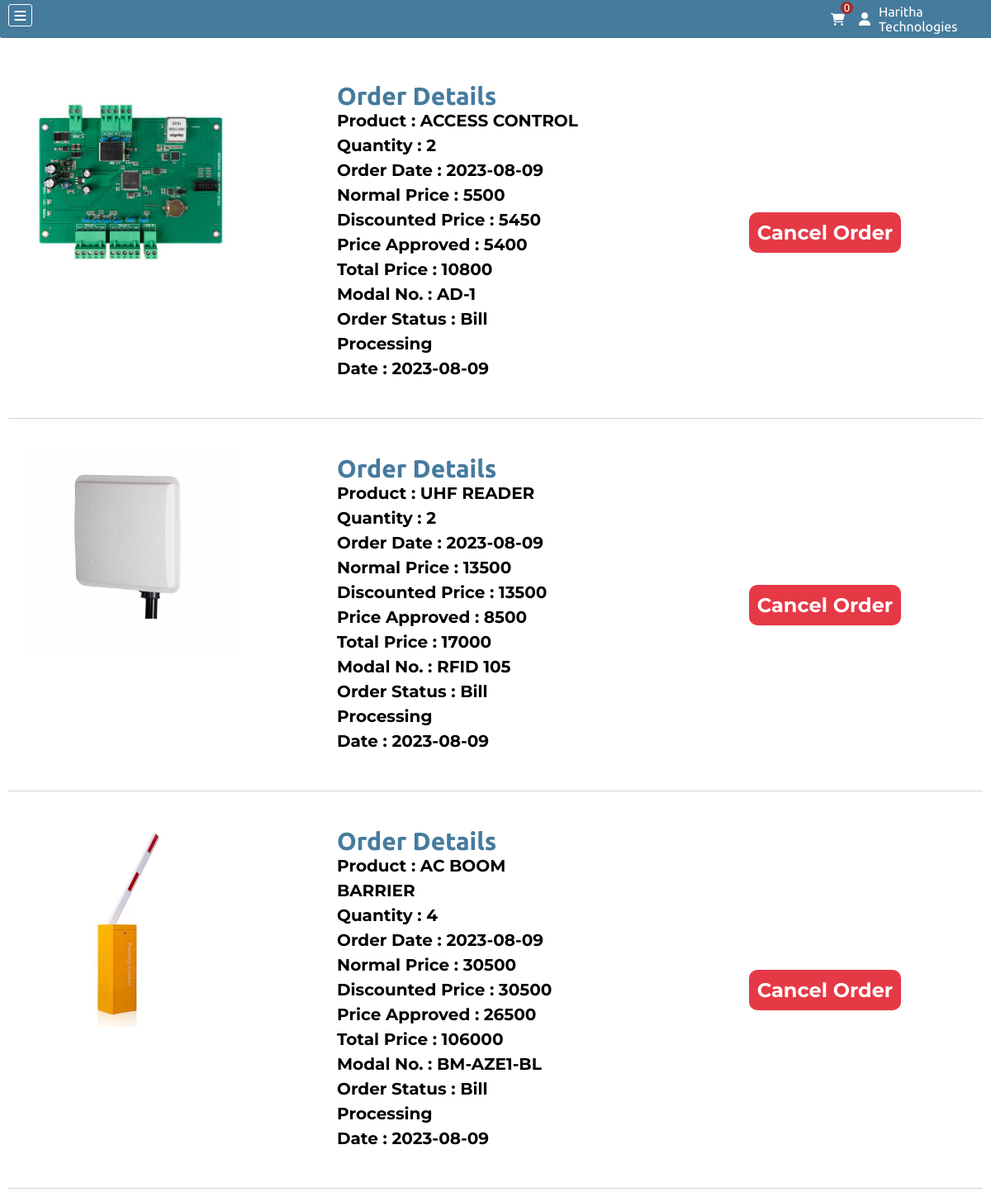
The page /myOrders.php (signed in) on the database its author committed.
### tables this page shows
CREATE TABLE `company` (
  `Company_Id` int(11) NOT NULL AUTO_INCREMENT,
  `userId` int(11) NOT NULL DEFAULT 0,
  `Admin_Type` int(11) NOT NULL DEFAULT 2,
  `Active_Status` int(11) NOT NULL DEFAULT 1,
  `Approvel` int(11) DEFAULT 0,
  `Company_Code` int(11) NOT NULL,
  `Company_Name` varchar(500) NOT NULL,
  `Company_Phone` varchar(100) NOT NULL DEFAULT '',
  `Company_Email` varchar(50) NOT NULL DEFAULT '',
  `Company_Address` varchar(500) NOT NULL,
  `Company_Username` varchar(500) NOT NULL,
  `Company_Password` varchar(100) NOT NULL,
  `Company_GST` varchar(25) DEFAULT '',
  `Company_PAN` varchar(15) DEFAULT '',
  `Company_TAN` varchar(15) DEFAULT '',
  `Company_Licence` varchar(15) DEFAULT '',
  `Company_Registration` varchar(25) DEFAULT '',
  PRIMARY KEY (`Company_Id`),
  UNIQUE KEY `Company_Username` (`Company_Username`)
);

CREATE TABLE `orders` (
  `Order_Id` int(11) NOT NULL AUTO_INCREMENT,
  `cart_no` varchar(500) NOT NULL DEFAULT '0',
  `Order_Date` varchar(100) NOT NULL,
  `Delivery_Date` varchar(100) DEFAULT '',
  `Order_Pieces` int(11) NOT NULL,
  `Sale_Price` varchar(10000) NOT NULL DEFAULT '',
  `Approved_Price` int(11) NOT NULL DEFAULT 0,
  `Approved` tinyint(1) NOT NULL DEFAULT 0,
  `Order_Status` int(11) NOT NULL DEFAULT 1,
  `Product_Id` int(11) NOT NULL,
  `Company_Id` int(11) NOT NULL,
  `Cancel_Reason` varchar(100) NOT NULL DEFAULT 'This Item is currently out of Stock',
  `Delievery_Mode` int(11) NOT NULL DEFAULT 0,
  `Docket_No` varchar(100) DEFAULT '',
  `Return_Status` int(11) NOT NULL DEFAULT 0,
  `Return_Pieces` int(11) NOT NULL DEFAULT 0,
  `Return_Approvel` int(11) NOT NULL DEFAULT 0,
  `Return_Reason` varchar(500) NOT NULL DEFAULT '',
  `Return_Date` varchar(50) NOT NULL DEFAULT '',
  PRIMARY KEY (`Order_Id`)
);

CREATE TABLE `product` (
  `Product_Id` int(11) NOT NULL AUTO_INCREMENT,
  `Product_Name` varchar(50) NOT NULL,
  `Product_Modal_No` varchar(100) NOT NULL,
  `Product_Img` varchar(100) NOT NULL,
  `Normal_Price` int(11) NOT NULL,
  `Discounted_Price` int(11) NOT NULL,
  `Quantity` int(11) NOT NULL,
  `Latest_Stock_Date` date NOT NULL DEFAULT current_timestamp(),
  `P_Category_Id` int(11) NOT NULL,
  PRIMARY KEY (`Product_Id`)
);

CREATE TABLE `orderstatus` (
  `Status_Id` int(11) NOT NULL AUTO_INCREMENT,
  `Status_Name` varchar(50) NOT NULL,
  PRIMARY KEY (`Status_Id`)
);

### myOrders.php (the view, shortened to what this page needs)
<?php include "conn.php" ?>
<?php include "./components/header.php" ?>
<section class="myOrdersPage">
    <div class="myOrdersContainer">
        <?php
        if(isset($_GET['orderNo'])){
            $orderNo= "and orders.`cart_no`=$_GET[orderNo]";
        }else{
            $orderNo="";
        }
        if(isset($_GET['twoDaysDate'])){
            $twoDaysDate=$_GET['twoDaysDate'];
            $osql="select * from orders join product on orders.`Product_Id`=product.`Product_Id` join orderstatus on orderstatus.`Status_Id`=orders.`Order_Status` join returnmode on returnmode.`Returnmode_Id`=orders.`Return_Status` where orders.`Company_Id`=$id and Orders.`Order_Date`>'$twoDaysDate' $orderNo order by `Order_Id` desc";
        }else{
            $osql="select * from orders join product on orders.`Product_Id`=product.`Product_Id` join orderstatus on orderstatus.`Status_Id`=orders.`Order_Status` join returnmode on returnmode.`Returnmode_Id`=orders.`Return_Status` where orders.`Company_Id`=$id $orderNo order by `Order_Id` desc";
        }
        $oresult=mysqli_query($conn,$osql);
        if(mysqli_num_rows($oresult)>0){
            while($orow=mysqli_fetch_assoc($oresult)){
        ?>
            <div class="Morder">
                <div class="myorder-box image" style="background-image:url('./uploadImages/<?php echo $orow['Product_Img'] ?>')">
                </div>
                <div class="myorder-box">
                    <h2>Order Details</h2>
                        <div><span>Product : </span><span><?php echo $orow['Product_Name'] ?></span></div>
                        <div><span>Quantity : </span><span><?php echo $orow['Order_Pieces'] ?></span></div>
                        <div><span>Order Date : </span><span><?php echo $orow['Order_Date'] ?></span></div>
                        <div><span>Normal Price : </span><span><?php echo $orow['Normal_Price'] ?></span></div>
                        <div><span>Discounted Price : </span><span><?php echo $orow['Discounted_Price'] ?></span></div>
                    <?php
                    if($orow['Approved']==1){
                    ?>
                        <div><span>Price Approved : </span><span><?php echo $orow['Approved_Price'] ?></span></div>
                        <div><span>Total Price : </span><span><?php echo $orow['Approved_Price']*$orow['Order_Pieces'] ?></span></div>
                    <?php
                    }
                    ?>
                        <div><span>Modal No. : </span><span><?php echo $orow['Product_Modal_No'] ?></span></div>
                        <div><span> Order Status : </span><span><?php echo $orow['Status_Name'] ?></span></div>
                        <div><span>Date : </span><span><?php echo $orow['Order_Date'] ?></span></div>
                    </div>
                    <div class="myorder-boxbtn">
                        <?php
                        if($orow['Order_Status']<4){
                        ?>
                            <a href="cancelReason.php?canoid=<?php echo $orow['Order_Id'] ?>">Cancel Order</a>
                        <?php
                        }
                        ?>
                    </div>
                </div>
        <?php
            }
        }else{
        ?>
        <h2 align="center">No Orders Yet</h2>
        <?php
        }
        ?>
    </div>
</section>
<?php include "./components/footer.php" ?>

### components/header.php (shortened to what this page needs)
<?php
include "conn.php";
?>
<!DOCTYPE html>
<html lang="en">
<head>
    <link rel="stylesheet" href="./style/dashboard.css">
    <link rel="stylesheet" href="./style/buyProduct.css">
    <link rel="stylesheet" href="./style/buyProductForm.css">
    <link rel="stylesheet" href="./style/header.css">
    <link rel="stylesheet" href="./style/profile.css">
    <link rel="stylesheet" href="./style/header.css">
    <link rel="stylesheet" href="./style/company.css">
    <link rel="stylesheet" href="./style/updateCompanyForm.css">
    <link rel="stylesheet" href="./style/branch.css">
    <link rel="stylesheet" href="./style/updateBranchForm.css">
    <link rel="stylesheet" href="./style/category.css">
    <link rel="stylesheet" href="./style/addCategoryForm.css">
    <link rel="stylesheet" href="./style/updateCategoryForm.css">
    <link rel="stylesheet" href="./style/product.css">
    <link rel="stylesheet" href="./style/addProductForm.css">
    <link rel="stylesheet" href="./style/updateProductForm.css">
    <link rel="stylesheet" href="./style/myBranch.css">
    <link rel="stylesheet" href="./style/addMyBranchForm.css">
    <link rel="stylesheet" href="./style/updateMyBranchForm.css">
    <link rel="stylesheet" href="./style/updateMyBranchForm.css">
    <link rel="stylesheet" href="./style/PCategory.css">
    <link rel="stylesheet" href="./style/addPCategoryForm.css">
    <link rel="stylesheet" href="./style/updatePCategoryForm.css">
    <link rel="stylesheet" href="./style/orders.css">
    <link rel="stylesheet" href="./style/myOrders.css">
    <link rel="stylesheet" href="./style/cancelReason.css">
    <link rel="stylesheet" href="./style/product-category.css">
    <link rel="stylesheet" href="https://cdnjs.cloudflare.com/ajax/libs/font-awesome/6.4.0/css/all.min.css"
 />
</head>
<body>
    <header class="headerContainer">
        <div class="hamburger">
            <i class="fa-solid fa-bars"></i>
        </div>
        <?php
        $id=isset($_SESSION['Company_Id'])?$_SESSION['Company_Id']:1;
        if (isset($_SESSION['Company_Id'])) {
            $hcid = $_SESSION['Company_Id'];
            $hcSql = "select `Company_Name`,`Admin_Type` from company where `Company_Id`=$hcid";
            $hcResult = mysqli_query($conn, $hcSql);
            $hcRow = mysqli_fetch_assoc($hcResult);
        } elseif (isset($_SESSION['User_Id'])) {
            $huid = $_SESSION['User_Id'];
            $huSql = "select `Username`,`User_Permission` from users where `User_Id`=$huid";
            $huResult = mysqli_query($conn, $huSql);
            $huRow = mysqli_fetch_assoc($huResult);
        }
        ?>
        <?php
        if(isset($_SESSION['Company_Id']) and ($hcRow['Admin_Type']!=1)){
            $cartCountSql="select * from mycart where `comp_id`=$id";
            $cartCountResult=mysqli_query($conn,$cartCountSql);
            $cartCount=mysqli_num_rows($cartCountResult);
            ?>
            <div class="cartIcon">
                <div class="cartCount"><?php echo $cartCount ?></div>
                <a href="cart.php"><i class="fa-sharp fa-solid fa-cart-shopping advanceClass" style="color: #fcfcfc;"></i></a>
            </div>
            <?php
        }
        ?>
        <div class="helloCompany" id="helloCompany">
            <i class="fa-solid fa-user"></i>
            <div>
                <?php echo isset($hcRow['Company_Name']) ? $hcRow['Company_Name'] : $huRow['Username'] ?>
            </div>
        </div>
    </header>
    <section class="mainContainer">

### style/dashboard.css (style rules this page uses)
i.fa-solid.fa-cart-shopping { font-size: 86px; text-align: center; align-items: center; position: relative; line-height: 1px; }

### style/buyProduct.css (style rules this page uses)
body { background: #e7e6e6; }

### style/header.css (style rules this page uses)
* { margin: 0; padding: 0; box-sizing: border-box; }
.headerContainer { display: flex; justify-content: space-between; background-color: #457b9d ; padding: 5px 10px; font-family: 'Ubuntu', sans-serif; }
.headerContainer .hamburger { display: flex; justify-content: space-evenly; align-items: center; padding: 2px; border: 1px solid rgb(255, 255, 255); width: 33px; height: 27px; border-radius: 3px; transition-duration: 0.2s; }
.headerContainer .helloCompany { display: flex; justify-content: space-evenly; align-items: center; width: fit-content; cursor: pointer; transition-duration: 0.2s; color: white; }
.headerContainer .helloCompany div { margin-left: 10px; }
.mainContainer { display: flex; }
i.fa-sharp.fa-solid.fa-cart-shopping.advanceClass { font-size: 15px; }
i.fa-solid.fa-bars { color: white; }
i.fa-solid.fa-user { margin-left: -3px; }
a i.fa-sharp.fa-solid.fa-cart-shopping.advanceClass { margin-left: -4px; }
.cartIcon { position: relative; display: flex; align-items: center; justify-content: flex-end; padding: 0px 20px; width: 100%; }
.cartIcon .cartCount { display: flex; justify-content: center; z-index: 1; width: 15px; height: 15px; background-color: brown; color: white; border-radius: 50px; position: absolute; top: -3px; right: 10px; font-size: 13px; }

### style/company.css (style rules this page uses)
body { background: #e7e6e6; }

### style/updateCompanyForm.css (style rules this page uses)
body { background: #e7e6e6; }

### style/branch.css (style rules this page uses)
body { background: #e7e6e6; }

### style/category.css (style rules this page uses)
body { background: #e7e6e6; }

### style/addCategoryForm.css (style rules this page uses)
body { background: #e7e6e6; }

### style/updateCategoryForm.css (style rules this page uses)
body { background: #e7e6e6; }

### style/product.css (style rules this page uses)
body { background: #e7e6e6; }

### style/addProductForm.css (style rules this page uses)
body { background: #ffffff; }

### style/myBranch.css (style rules this page uses)
body { background: #e7e6e6; }

### style/addMyBranchForm.css (style rules this page uses)
body { background: #e7e6e6; }

### style/updateMyBranchForm.css (style rules this page uses)
body { background: #e7e6e6; }

### style/PCategory.css (style rules this page uses)
body { background: #e7e6e6; }

### style/addPCategoryForm.css (style rules this page uses)
body { background: #e7e6e6; }

### style/myOrders.css (style rules this page uses)
body { background: #e7e6e6; }
.myOrdersPage { font-family: 'Montserrat', sans-serif; width: 100%; min-height: 750px; padding: 10px; }
.Morder { display: flex; align-items: center; justify-content: space-between; border-bottom: 1px solid lightgrey; padding: 20px; align-items: stretch; }
.myOrdersPage .myOrdersContainer .Morder .image { height: 250px; width: 250px; background-size: contain; background-repeat: no-repeat; background-position: center; }
.myorder-box { width: 30%; margin: 5px; padding: 20px; font-size: 20px; border-radius: 8px; font-weight: bold; display: flex; flex-direction: column; color: rgb(0, 0, 0); font-weight: 700; align-items: flex-start; position: relative; min-height: 270px; line-height: 30px; }
.myorder-box h2 { color: #457b9d; font-family: 'Fjalla One', sans-serif; font-family: 'Ubuntu', sans-serif; }
.myorder-boxbtn { width: 30%; justify-content: center; display: flex; align-items: center; font-size: 24px; }
.myorder-boxbtn a { text-decoration: none; color: white; font-weight: bold; padding: 10px; border-radius: 10px; background: #e63946; transition: 0.2s ease-in; }

### style/product-category.css (style rules this page uses)
body { background: #ffffff; }

### rows shown on the page
company: Company_Name "Haritha Technologies"
orders: Product_Id.Product_Name "ACCESS CONTROL", Order_Pieces "2", Order_Date "2023-08-09", Product_Id.Normal_Price "5500", Product_Id.Discounted_Price "5450", Approved_Price "5400", $orow['Approved_Price']*$orow['Order_Pieces'] "10800", Product_Id.Product_Modal_No "AD-1", orderstatus.Status_Name "Bill Processing"
orders: Product_Id.Product_Img (picture), Product_Id.Product_Name "UHF READER", Order_Pieces "2", Order_Date "2023-08-09", Product_Id.Normal_Price "13500", Product_Id.Discounted_Price "13500", Approved_Price "8500", $orow['Approved_Price']*$orow['Order_Pieces'] "17000", Product_Id.Product_Modal_No "RFID 105", orderstatus.Status_Name "Bill Processing"
orders: Product_Id.Product_Img (picture), Product_Id.Product_Name "AC BOOM BARRIER", Order_Pieces "4", Order_Date "2023-08-09", Product_Id.Normal_Price "30500", Product_Id.Discounted_Price "30500", Approved_Price "26500", $orow['Approved_Price']*$orow['Order_Pieces'] "106000", Product_Id.Product_Modal_No "BM-AZE1-BL", orderstatus.Status_Name "Bill Processing"

### other values the page prints
$cartCount "0"
